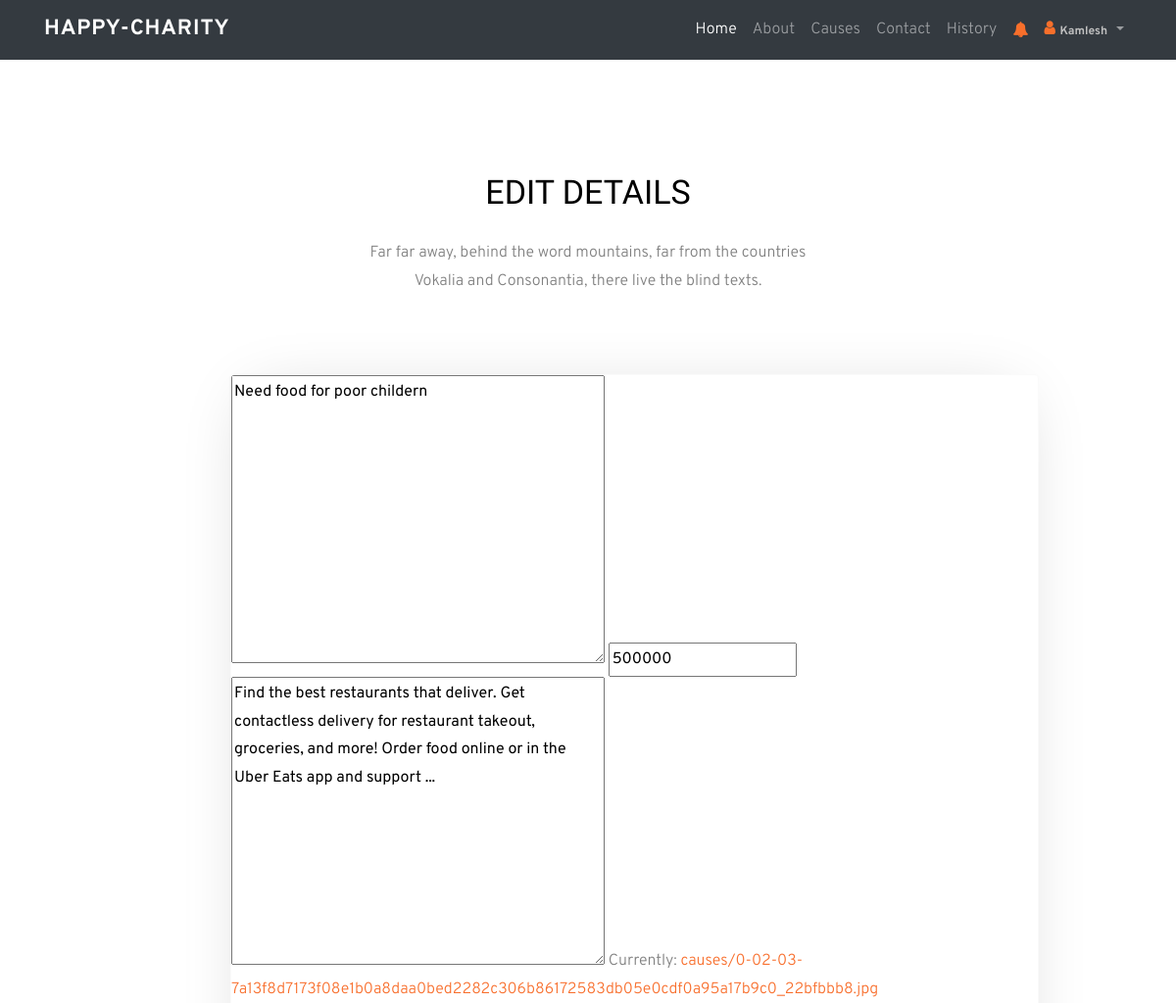
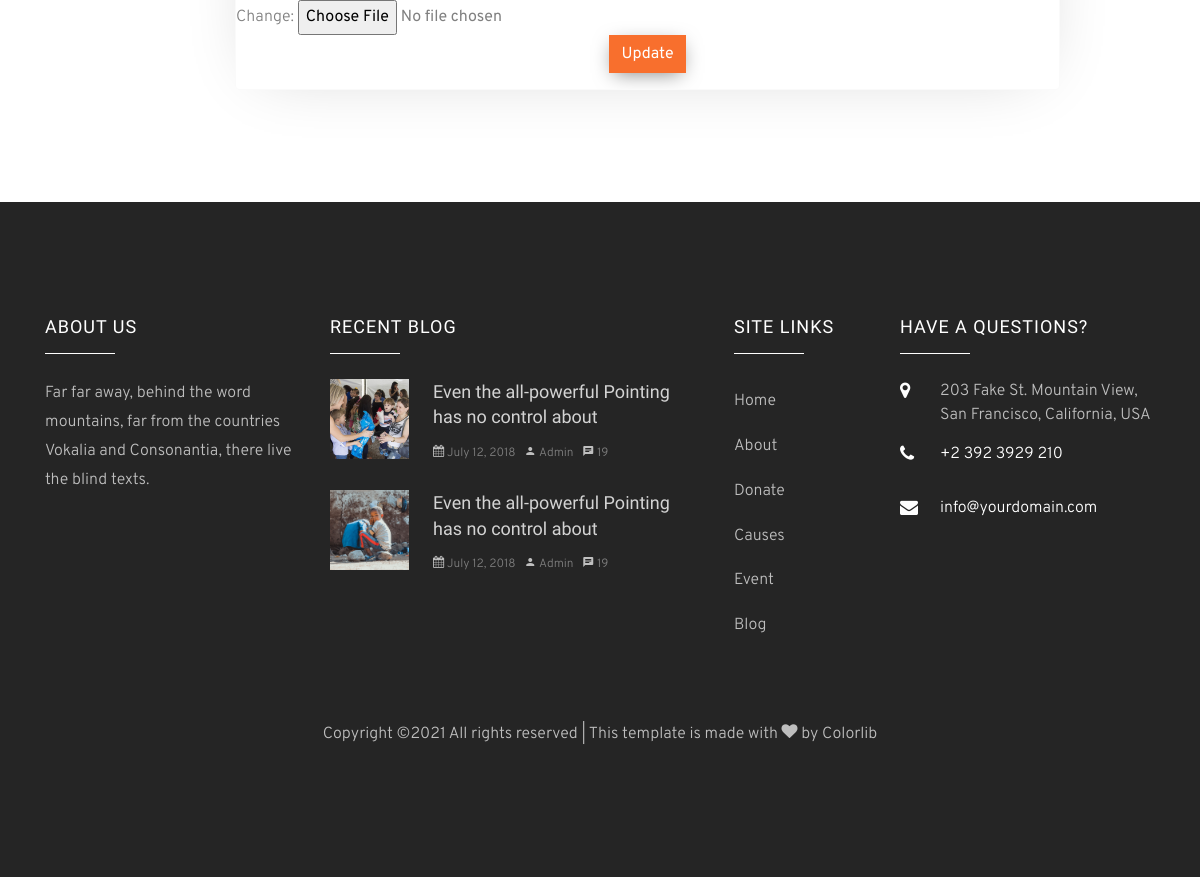
Screenshot of /cause/1/edit (signed in) with the database file from the repository (2 pictures, top to bottom).
### account/models.py (models this page shows, shortened)
class Causes(models.Model):
    PRIORITY = (
        ('Medium', 'Medium'),
        ('High', 'High'),
        ('Low', 'Low'),
    )
    STATUS = (
        ('Pending', 'Pending'),
        ('Approved', 'Approved'),
    )
    ngo = models.ForeignKey(UserProfile, on_delete=models.CASCADE)
    date_requested = models.DateTimeField(auto_now_add=True)
    title = models.TextField(blank=False)
    description = models.TextField(blank=False)
    amount_required = models.PositiveBigIntegerField(blank=True)
    priority = models.CharField(max_length=20, choices=PRIORITY, default=PRIORITY)
    status = models.CharField(max_length=20, choices=STATUS, default=STATUS)
    cause_image = models.ImageField(upload_to='causes', blank=False)
    field_history = FieldHistoryTracker(['status'])

### account/views.py (the view)
# urls.py: path('cause/<int:pk>/edit', views.CauseUpdateView.as_view(), name='update_cause'),
@method_decorator(login_required, name='dispatch')
class CauseUpdateView(UpdateView):
    model = Causes
    fields = ['title', 'description', 'amount_required', 'cause_image', 'status', 'priority']
    template_name = 'account/cause_updateview.html'
    success_url = reverse_lazy('list_cause')

### account/templates/account/cause_updateview.html (shortened to what this page needs)
{% extends 'account/basetemplates/admin_nav_base.html' %}
{% load static %}
{% load bootstrap %}
{% block body %}
<section class="ftco-section">
    <div class="container">
        <div class="row justify-content-center mb-5 pb-3">
            <div class="col-md-5 heading-section ftco-animate text-center">
                <h2 class="mb-4">Edit Details</h2>
                <p>Far far away, behind the word mountains, far from the countries Vokalia and Consonantia, there
                    live the blind texts.</p>
            </div>
        </div>
        <div class="row">
            <div class="col-md-2"></div>
            <div class="col-md-9 ftco-animate">
                <div class="cause-entry">
                    <form method="POST" enctype="multipart/form-data">
                        {{ form.title|bootstrap_horizontal:'col-lg-1' }}
                        {{ form.amount_required|bootstrap_horizontal:'col-lg-1' }}
                        {{ form.description|bootstrap_horizontal:'col-lg-1' }}
                        {{ form.cause_image|bootstrap_horizontal:'col-lg-1' }}
                        <div class="text-center">
                            <input type="submit" class="btn btn-primary" value="Update">
                        </div>
                    </form>
                </div>
            </div>
        </div>
    </div>
</section>
{% endblock %}

### account/templates/account/basetemplates/admin_nav_base.html (shortened to what this page needs)
<html lang="en">
{% load static %}
{% load notifications_tags %}
<head>
    <link rel="stylesheet" href={% static 'css/customer/css/open-iconic-bootstrap.min.css' %}>
    <link rel="stylesheet" href={% static 'css/customer/css/animate.css' %} >
    <link rel="stylesheet" href={% static 'css/customer/css/owl.carousel.min.css' %} >
                  <link rel="stylesheet" href={% static 'css/customer/css/owl.theme.default.min.css' %} >
                  <link rel="stylesheet" href={% static 'css/customer/css/magnific-popup.css' %} >
                  <link rel="stylesheet" href={% static 'css/customer/css/aos.css' %} >
                  <link rel="stylesheet" href={% static 'css/customer/css/ionicons.min.css' %} >
                  <link rel="stylesheet" href={% static "css/customer/css/bootstrap-datepicker.css"  %} >
                  <link rel="stylesheet" href={% static 'css/customer/css/jquery.timepicker.css' %} >
                  <link rel="stylesheet" href={% static 'css/customer/css/flaticon.css' %} >
                  <link rel="stylesheet" href={% static 'css/customer/css/icomoon.css' %} >
                  <link rel="stylesheet" href={% static 'css/customer/css/style.css' %} >
                  </head>
<body>
<nav class="navbar navbar-expand-lg navbar-dark ftco_navbar bg-dark ftco-navbar-dark" id="ftco-navbar">
    <div class="container">
        {% if request.user.is_staff %}
        <a class="navbar-brand" href="{% url 'dashboard' %}">HAPPY-CHARITY</a>
        {% else %}
        <a class="navbar-brand" href="{% url 'index' %}">HAPPY-CHARITY</a>
        {% endif %}
        <div class="collapse navbar-collapse" id="ftco-nav">
            <ul class="navbar-nav ml-auto">
                {% if not request.user.is_staff %}
                <li class="nav-item active"><a href="{% url 'index' %}" class="nav-link">Home</a></li>
                <li class="nav-item"><a href="" class="nav-link">About</a></li>
                <li class="nav-item"><a href="{% url 'list_cause' %}" class="nav-link">Causes</a></li>
                <li class="nav-item"><a href="" class="nav-link">Contact</a></li>
                <li class="nav-item"><a href="{% url 'list_history' %}" class="nav-link">History</a></li>
                {% endif %}
            </ul>
            {% if user.is_authenticated %}
            <ul class="navbar-nav show">
                    <li class="nav-item dropdown" role="button">
                        <a class="nav-link dropdown" href="#" id=""
                           data-toggle="dropdown"
                           aria-haspopup="true" aria-expanded="true"><i
                                class="icon icon-bell" style="color:#f86f2b;"></i></a>
                    </li>
                </ul>
                <ul class="navbar-nav">
                    <li class="nav-item dropdown">
                        <a class="nav-link dropdown-toggle" href="#" id="navbarDropdownMenuLink"
                           data-toggle="dropdown"
                           aria-haspopup="true" aria-expanded="true"><i
                                class="icon icon-user" style="color:#f86f2b;"></i><span class="badge">{{user.username}}</span></a>
                    </li>
                </ul>
            {% endif %}
        </div>
    </div>
</nav>
{% block body %}
{% endblock %}
<footer class="ftco-footer ftco-section img">
      <div class="container">
        <div class="row mb-5">
          <div class="col-md-3">
            <div class="ftco-footer-widget mb-4">
              <h2 class="ftco-heading-2">About Us</h2>
              <p>Far far away, behind the word mountains, far from the countries Vokalia and Consonantia, there live the blind texts.</p>
              <ul class="ftco-footer-social list-unstyled float-md-left float-lft mt-5">
              </ul>
            </div>
          </div>
          <div class="col-md-4">
            <div class="ftco-footer-widget mb-4">
              <h2 class="ftco-heading-2">Recent Blog</h2>
              <div class="block-21 mb-4 d-flex">
                <a class="blog-img mr-4" style="background-image: url(images/image_1.jpg);"></a>
                <div class="text">
                  <h3 class="heading"><a href="#">Even the all-powerful Pointing has no control about</a></h3>
                  <div class="meta">
                    <div><a href="#"><span class="icon-calendar"></span> July 12, 2018</a></div>
                    <div><a href="#"><span class="icon-person"></span> Admin</a></div>
                    <div><a href="#"><span class="icon-chat"></span> 19</a></div>
                  </div>
                </div>
              </div>
              <div class="block-21 mb-4 d-flex">
                <a class="blog-img mr-4" style="background-image: url(images/image_2.jpg);"></a>
                <div class="text">
                  <h3 class="heading"><a href="#">Even the all-powerful Pointing has no control about</a></h3>
                  <div class="meta">
                    <div><a href="#"><span class="icon-calendar"></span> July 12, 2018</a></div>
                    <div><a href="#"><span class="icon-person"></span> Admin</a></div>
                    <div><a href="#"><span class="icon-chat"></span> 19</a></div>
                  </div>
                </div>
              </div>
            </div>
          </div>
          <div class="col-md-2">
             <div class="ftco-footer-widget mb-4 ml-md-4">
              <h2 class="ftco-heading-2">Site Links</h2>
              <ul class="list-unstyled">
                <li><a href="#" class="py-2 d-block">Home</a></li>
                <li><a href="#" class="py-2 d-block">About</a></li>
                <li><a href="#" class="py-2 d-block">Donate</a></li>
                <li><a href="#" class="py-2 d-block">Causes</a></li>
                <li><a href="#" class="py-2 d-block">Event</a></li>
                <li><a href="#" class="py-2 d-block">Blog</a></li>
              </ul>
            </div>
          </div>
          <div class="col-md-3">
            <div class="ftco-footer-widget mb-4">
            	<h2 class="ftco-heading-2">Have a Questions?</h2>
            	<div class="block-23 mb-3">
	              <ul>
	                <li><span class="icon icon-map-marker"></span><span class="text">203 Fake St. Mountain View, San Francisco, California, USA</span></li>
	                <li><a href="#"><span class="icon icon-phone"></span><span class="text">+2 392 3929 210</span></a></li>
	                <li><a href="#"><span class="icon icon-envelope"></span><span class="text">info@yourdomain.com</span></a></li>
	              </ul>
	            </div>
            </div>
          </div>
        </div>
        <div class="row">
          <div class="col-md-12 text-center">
            <p>
  Copyright &copy;<script>document.write(new Date().getFullYear());</script> All rights reserved | This template is made with <i class="icon-heart" aria-hidden="true"></i> by <a href="https://colorlib.com" target="_blank">Colorlib</a>
  </p>
          </div>
        </div>
      </div>
    </footer>
</body>
</html>

### static/css/customer/css/icomoon.css (style rules this page uses)
[class^="icon-"], [class*=" icon-"] { font-family: 'icomoon' !important; speak: none; font-style: normal; font-weight: normal; font-variant: normal; text-transform: none; line-height: 1; -webkit-font-smoothing: antialiased; -moz-osx-font-smoothing: grayscale; }
.icon-heart:before { content: "\f004"; }
.icon-user:before { content: "\f007"; }
.icon-map-marker:before { content: "\f041"; }
.icon-calendar:before { content: "\f073"; }
.icon-phone:before { content: "\f095"; }
.icon-envelope:before { content: "\f0e0"; }
.icon-bell:before { content: "\f0f3"; }
.icon-chat:before { content: "\e0b7"; }
.icon-person:before { content: "\e7fd"; }

### rows the page displays
Causes: title "Need food for poor childern", amount_required "500000", description "Find the best restaurants that deliver. Get contactless delivery for restaurant takeout, groceries, and more! Order food online or in the Uber Eats app and support ..."

### other values shown
{{ user.username }} "Kamlesh"
